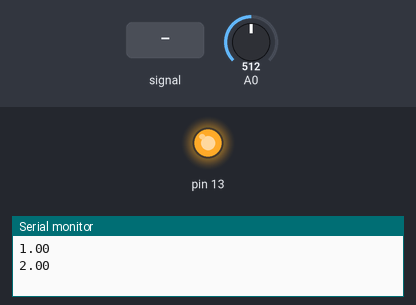
A sketch run on a simulated Arduino Uno, built with avr-gcc and run on an emulated ATmega328P. On the bench: output pins drawn as LEDs (lit = HIGH), the last lines printed to the serial monitor. The inputs (shaded band) are chosen by the test bench; at power-on: A0 = 512.

Above: at 1.2 s.
1.3 s: A0 fed a 200 Hz sine of ±255 counts around its level
At 1.65 s:
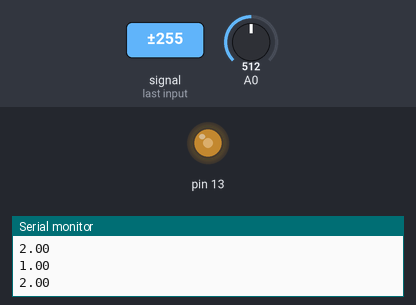
4.3 s: A0 set to 900
At 5.5 s:
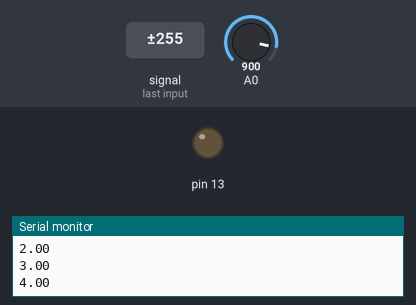
5.8 s: A0 set to 122
7.3 s: A0 set to 368
8.8 s: A0 set to 390
10.3 s: A0 set to 511
At 10.7 s:
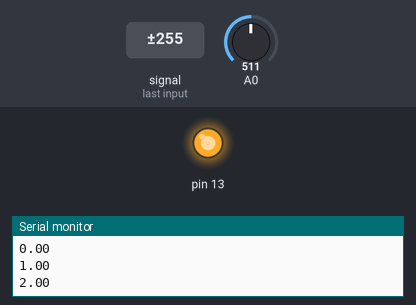
Timing chart, 0 to 12.8 s (numbered marks = the images above; inputs shaded):
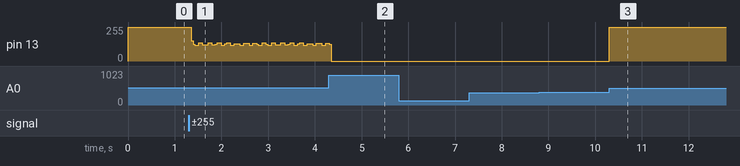

The sketch:

AnalogPin.ino
```cpp
#include "monitor.h"
#include "averager.h"

ValueMonitor example;
averager exampleAve(10);
auto i =0;

void setup() {
  pinMode(13,OUTPUT);
  Serial.begin(9600);

  example.setup([](){
    exampleAve.idle(analogRead(0));
    return exampleAve.ave;
  }, [](float val){
    Serial.println(val);
    digitalWrite(13, val == 2);
  }, .05);

  example.divide(0,1023,5);

}

void loop() {
  example.idle();
}
```

averager.h
```cpp
#include "arduino.h"

class averager {
public:

  // variables for averaging.
  int numSamps;
  double * samps;
  int pntr;
  double tot;
  double ave;

  averager(int num = 5){
  // init the averaging variables.
    pntr=tot=ave=0;
    numSamps = num;
    samps = new double[numSamps];
    for(int i=0; i<numSamps; i++){
      samps[i]=0;
      tot+=samps[i];
    }
  }

  double operator()(){
    return ave;
  }

  void reset(){
    for(int i=0; i<numSamps; i++){
      samps[i]=0;
    }
    tot = ave = 0;
  }

  void idle(double newRead){
    tot-=samps[pntr];
    samps[pntr]=newRead;
    tot+=newRead;
    ave = tot/numSamps;
    pntr=(pntr + 1)%numSamps;
  }
};
```

monitor.h
```cpp
#include "arduino.h"

class ValueMonitor {
public:
  float value;
  float lastValue;
  float changeVal;
  float mn;
  float mx;
  float divs;
  void (*changeCB)(float val);
  float (*idleCB)();

  ValueMonitor(){
    mn = 0;
    mx = 0;
    divs = 0;
  }

  void setup(float (*idlecb)(), void (*CB)(float), float percentChange = .05) {
    changeCB = CB;
    idleCB = idlecb;
    value = lastValue = 0;
    if(!divs) changeVal = percentChange;
  }

  void divide(float minVal, float maxVal,float numDivs){
    divs = numDivs;
    mn = minVal;
    mx = maxVal;
    changeVal = (mx-mn)/(numDivs - 1);
  }

  void idle(){
    value = idleCB() / changeVal;
    int check = round(value - lastValue);
    if(check && round(value) != round(lastValue)){
      if(!divs) changeCB(round(value) * changeVal);
      else changeCB(round(value));
      lastValue = value;
    }
  }
};
```

Measured:
- after the input at 8.8 s, every drawn part: stays the same
- after the input at 10.3 s, pin 13: 0/255 → 255/255 at once
